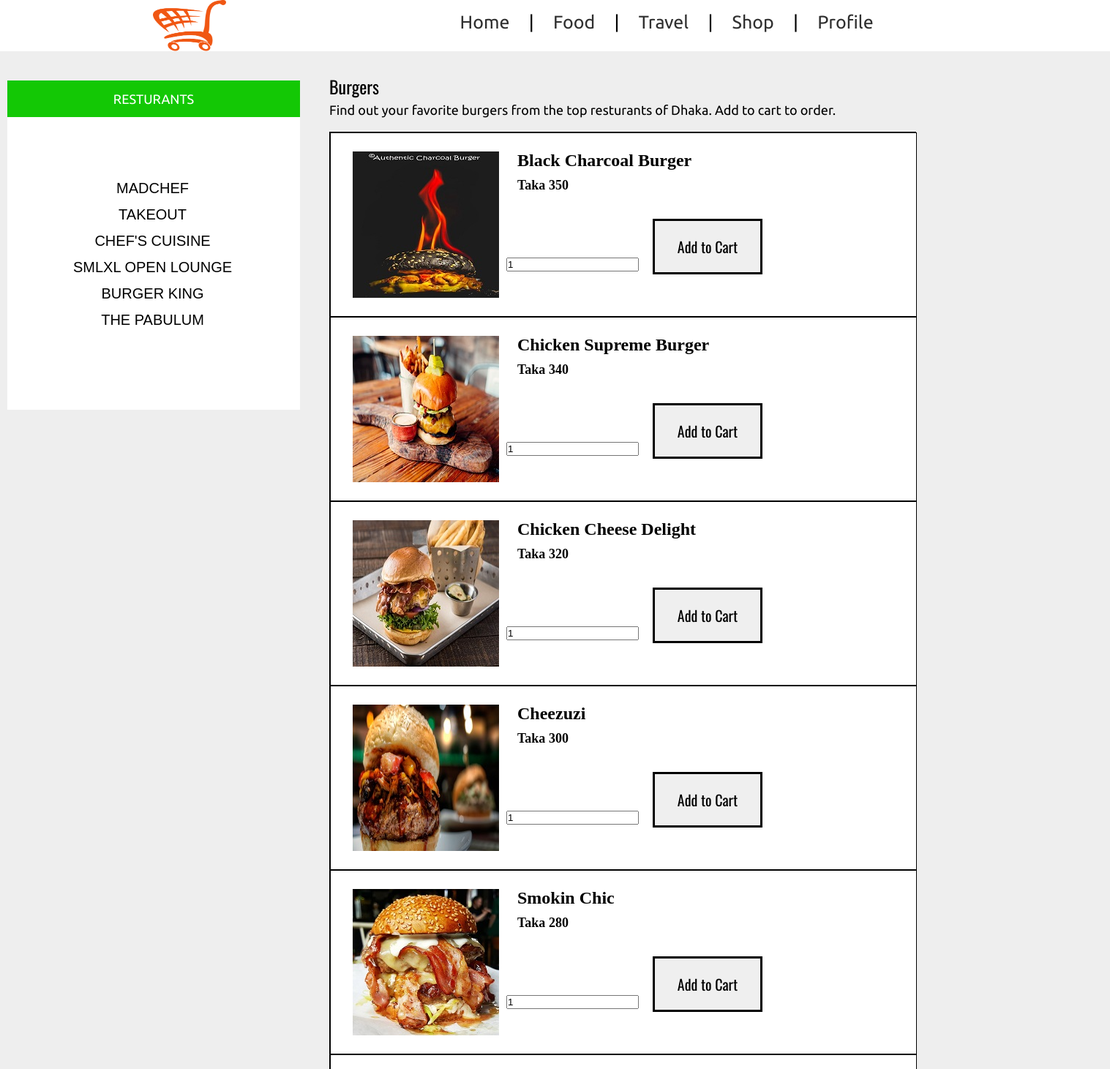
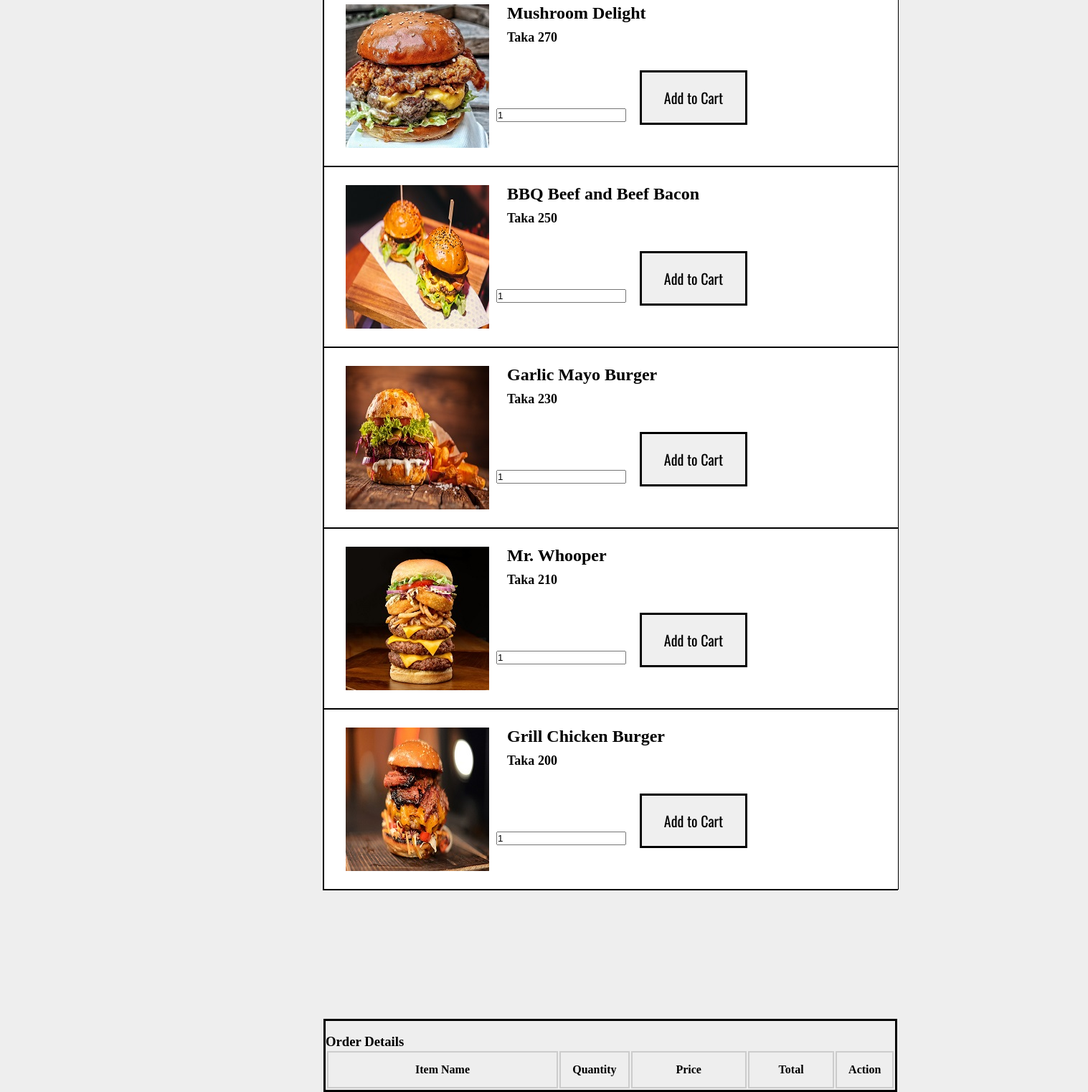
The page /burger.php on the database its author committed (2 pictures, top to bottom).
### tables this page shows
CREATE TABLE `burgers` (
  `id` int(11) NOT NULL,
  `name` varchar(255) NOT NULL,
  `image` varchar(255) NOT NULL,
  `price` int(11) NOT NULL
);

### burger.php (the view, shortened to what this page needs)
<?php
 $connect = mysqli_connect("localhost", "root", "", "cartmart");
 ?>
<!DOCTYPE html>
<html>
<head>
</head>
<body>
<header class="tm-header" >
	<div class="tm-container">
	<img  src="cart.png" height="70" width="100" class="tm-logo">
		<nav class="tm-nav ">
			<ul>
				<li><a href="index.html" font size="1">Home</a></li>
				<li>|</li>
				<li><a href="food.html">Food</a></li>
				<li>|</li>
				<li><a href="travel.html">Travel</a></li>
				<li>|</li>
				<li><a href="shop.html">Shop</a></li>
				<li>|</li>
				<li><a href="profile.html">Profile</a></li>
			</ul>
		</nav>
		<div id="list">
	<div id="top">
			<p>RESTURANTS</p>
		</div>
		<ul>
			<li> <a href="madchef.php"> MADCHEF</a></li>
			<li> <a href="takeout.php"> TAKEOUT</a></li>
			<li> <a href="chef.php"> CHEF'S CUISINE</a></li>
			<li> <a href="smlxl.php"> SMLXL OPEN LOUNGE</a></li>
			<li> <a href="bking.php"> BURGER KING</a></li>
			<li> <a href="pabulum.php"> THE PABULUM</a></li>
		</ul>
	</div>
	<p id="name"> Burgers</p>
	<p id="caption"> Find out your favorite burgers from the top resturants of Dhaka. Add to cart to order.</p>
	<br />
           <div id="holder">
                <?php
                $query = "SELECT * FROM burgers ORDER BY id ASC";
                $result = mysqli_query($connect, $query);
                if(mysqli_num_rows($result) > 0)
                {
                     while($row = mysqli_fetch_array($result))
                     {
                ?>
                <div>
                     <form method="post" action="burger.php?action=add&id=<?php echo $row["id"]; ?>">
                          <div id="box1">
                                <img id="b1" src="<?php echo $row["image"]; ?>">
                               <h4 id="b1name"><?php echo $row["name"]; ?></h4>
                               <h5 id="b1d">Taka <?php echo $row["price"]; ?></h5>
                               <input type="text" name="quantity" class="q" value="1" />
                               <input type="submit" name="add_to_cart" style="margin-top:5px;" class="cartbutton" value="Add to Cart" />
                          </div>
                     </form>
                </div>
                <?php
                     }
                }
                ?>
				<div id="maincart">
                <br />
                <h3>Order Details</h3>
                <div class="table-responsive">
                     <table class="table table-bordered">
                          <tr>
                               <th width="40%">Item Name</th>
                               <th width="10%">Quantity</th>
                               <th width="20%">Price</th>
                               <th width="15%">Total</th>
                               <th width="5%">Action</th>
                          </tr>
                     </table>
                </div>
				</div>
	</div>
	</header>
</body>
</html>

### burger.php (style rules this page uses)
* { margin:0; padding: 0; }
body { background: #eeeeee; }
.tm-container { max-width: 1100px; margin: 0 auto; }
.tm-header { background: #ffffff; }
.tm-header::after { content: " "; clear: both; display: block; visibility: none; }
.tm-logo { float:left; }
.tm-nav { width: 700px; float: right; font-size: 25px; }
.tm-nav ul li { display: inline-block; font-family: 'Ubuntu', sans-serif; }
.tm-nav ul li a { padding:10px 20px; text-decoration: none; color: #303030; line-height: 60px; }
#list { width: 400px; height: 450px; position: absolute; top: 110px; left: 10px; background-color: white; }
#name { color: black; font-family: 'Oswald', sans-serif; font-size: 24px; position: absolute; top: 100px; left: 450px; }
#caption { color: black; font-family: 'Ubuntu', sans-serif; font-size: 18px; position: absolute; top: 140px; left: 450px; }
#top { width: 400px; height: 50px; position: absolute; top: 0px; left: 0px; background-color: #13c805 }
#top p { color: white; font-family: 'Ubuntu', sans-serif; font-size: 18px; text-align: center; padding: 15px; }
#list ul { position: absolute; top: 60px; left: 20px; padding: 70px; text-align: center; list-style-type: none; line-height: 35px; }
#list ul a { color: black; font-family: 'Open+Sans', sans-serif; font-size: 20px; text-decoration: none; }
#box1 { background-color: white; width: 800px; height: 250px; border: solid black 1px; }
#b1 { position: relative; top: 25px; left: 30px; }
#b1name { position: relative; top: -180px; left: 255px; font-family: Adobe Fan Heiti Std; font-size: 24px; color: black; }
#b1d { position: relative; top: -170px; left: 255px; font-family: Lucida Sans Unicode; font-size: 18px; color: black; }
.cartbutton { width: 150px; padding: 20px; position: relative; top: -140px; left: 255px; border: solid black; font-size: 20px; color: black; overflow: hidden; font-family: 'Oswald', sans-serif; }
#holder { background-color: white; position: absolute; top: 180px; left: 450px; width: 800px; border: solid black 1px; }
.q { position: relative; left: 240px; top: -120px; }
#maincart { position: absolute; top: 2700px; border: solid black 3px; }
#maincart th,td { border: 2px solid #CCC; border-collapse: collapse; padding: 15px; text-align: center; }

### rows shown on the page
burgers: image (picture), name "Black Charcoal Burger", price "350"
burgers: image (picture), name "Chicken Supreme Burger", price "340"
burgers: image (picture), name "Chicken Cheese Delight", price "320"
burgers: image (picture), name "Cheezuzi", price "300"
burgers: image (picture), name "Smokin Chic", price "280"
burgers: image (picture), name "Mushroom Delight", price "270"
burgers: image (picture), name "BBQ Beef and Beef Bacon", price "250"
burgers: image (picture), name "Garlic Mayo Burger", price "230"
burgers: image (picture), name "Mr. Whooper", price "210"
burgers: image (picture), name "Grill Chicken Burger", price "200"
